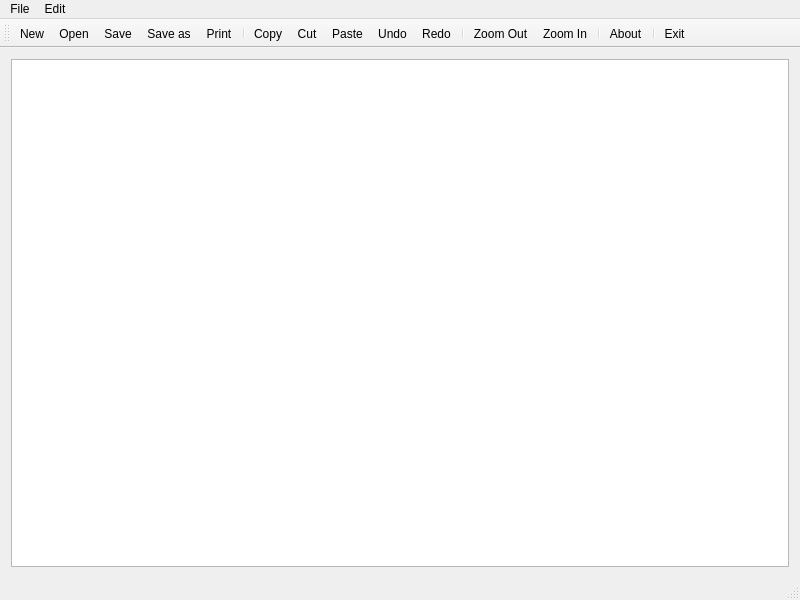
<?xml version="1.0" encoding="UTF-8"?>
<ui version="4.0">
  <class>Notepad</class>
  <widget class="QMainWindow" name="Notepad">
    <property name="geometry">
      <rect>
        <x>0</x>
        <y>0</y>
        <width>800</width>
        <height>600</height>
      </rect>
    </property>
    <property name="windowTitle">
      <string>Notepad</string>
    </property>
    <widget class="QWidget" name="centralWidget">
      <layout class="QVBoxLayout" name="verticalLayout">
        <item>
          <widget class="QTextEdit" name="textEdit"/>
        </item>
      </layout>
    </widget>
    <widget class="QMenuBar" name="menuBar">
      <property name="geometry">
        <rect>
          <x>0</x>
          <y>0</y>
          <width>800</width>
          <height>25</height>
        </rect>
      </property>
      <widget class="QMenu" name="menuFile">
        <property name="title">
          <string>File</string>
        </property>
        <addaction name="actionNew"/>
        <addaction name="actionOpen"/>
        <addaction name="actionSave"/>
        <addaction name="actionSave_as"/>
        <addaction name="actionPrint"/>
        <addaction name="separator"/>
        <addaction name="actionExit"/>
      </widget>
      <widget class="QMenu" name="menuEdit">
        <property name="title">
          <string>Edit</string>
        </property>
        <addaction name="actionCopy"/>
        <addaction name="actionCut"/>
        <addaction name="actionPaste"/>
        <addaction name="separator"/>
        <addaction name="actionUndo"/>
        <addaction name="actionRedo"/>
        <addaction name="separator"/>
        <addaction name="actionZoomOut"/>
        <addaction name="actionZoomIn"/>
      </widget>
      <addaction name="menuFile"/>
      <addaction name="menuEdit"/>
    </widget>
    <widget class="QToolBar" name="mainToolBar">
      <attribute name="toolBarArea">
        <enum>TopToolBarArea</enum>
      </attribute>
      <attribute name="toolBarBreak">
        <bool>false</bool>
      </attribute>
      <addaction name="actionNew"/>
      <addaction name="actionOpen"/>
      <addaction name="actionSave"/>
      <addaction name="actionSave_as"/>
      <addaction name="actionPrint"/>
      <addaction name="separator"/>
      <addaction name="actionCopy"/>
      <addaction name="actionCut"/>
      <addaction name="actionPaste"/>
      <addaction name="actionUndo"/>
      <addaction name="actionRedo"/>
      <addaction name="separator"/>
      <addaction name="actionZoomOut"/>
      <addaction name="actionZoomIn"/>
      <addaction name="separator"/>
      <addaction name="actionAbout"/>
      <addaction name="separator"/>
      <addaction name="actionExit"/>
    </widget>
    <widget class="QStatusBar" name="statusBar"/>
    <action name="actionNew">
      <property name="icon">
        <iconset resource="notepad.qrc">
          <normaloff>:/images/new.png</normaloff>:/images/new.png
        </iconset>
      </property>
      <property name="text">
        <string>New</string>
      </property>
      <property name="toolTip">
        <string>New text file</string>
      </property>
      <property name="shortcut">
        <string>Ctrl+N</string>
      </property>
    </action>
    <action name="actionOpen">
      <property name="icon">
        <iconset resource="notepad.qrc">
          <normaloff>:/images/open.png</normaloff>:/images/open.png
        </iconset>
      </property>
      <property name="text">
        <string>Open</string>
      </property>
      <property name="toolTip">
        <string>Open file</string>
      </property>
      <property name="shortcut">
        <string>Ctrl+O</string>
      </property>
    </action>
    <action name="actionSave">
      <property name="icon">
        <iconset resource="notepad.qrc">
          <normaloff>:/images/save.png</normaloff>:/images/save.png
        </iconset>
      </property>
      <property name="text">
        <string>Save</string>
      </property>
      <property name="toolTip">
        <string>Save file</string>
      </property>
      <property name="shortcut">
        <string>Ctrl+S</string>
      </property>
    </action>
    <action name="actionSave_as">
      <property name="icon">
        <iconset resource="notepad.qrc">
          <normaloff>:/images/save_as.png</normaloff>:/images/save_as.png
        </iconset>
      </property>
      <property name="text">
        <string>Save as</string>
      </property>
      <property name="toolTip">
        <string>Save file as</string>
      </property>
      <property name="shortcut">
        <string>Alt+S</string>
      </property>
    </action>
    <action name="actionPrint">
      <property name="icon">
        <iconset resource="notepad.qrc">
          <normaloff>:/images/print.png</normaloff>:/images/print.png
        </iconset>
      </property>
      <property name="text">
        <string>Print</string>
      </property>
      <property name="toolTip">
        <string>Print file</string>
      </property>
      <property name="shortcut">
        <string>Ctrl+P</string>
      </property>
    </action>
    <action name="actionExit">
      <property name="icon">
        <iconset theme="exit.png" resource="notepad.qrc">
          <normaloff>:/images/exit.png</normaloff>:/images/exit.png
        </iconset>
      </property>
      <property name="text">
        <string>Exit</string>
      </property>
      <property name="toolTip">
        <string>Exit Notepad</string>
      </property>
      <property name="shortcut">
        <string>Ctrl+Q</string>
      </property>
    </action>
    <action name="actionCopy">
      <property name="icon">
        <iconset resource="notepad.qrc">
          <normaloff>:/images/copy.png</normaloff>:/images/copy.png
        </iconset>
      </property>
      <property name="text">
        <string>Copy</string>
      </property>
      <property name="shortcut">
        <string>Ctrl+C</string>
      </property>
    </action>
    <action name="actionCut">
      <property name="icon">
        <iconset resource="notepad.qrc">
          <normaloff>:/images/cut.png</normaloff>:/images/cut.png
        </iconset>
      </property>
      <property name="text">
        <string>Cut</string>
      </property>
      <property name="shortcut">
        <string>Ctrl+X</string>
      </property>
    </action>
    <action name="actionPaste">
      <property name="icon">
        <iconset resource="notepad.qrc">
          <normaloff>:/images/paste.png</normaloff>:/images/paste.png
        </iconset>
      </property>
      <property name="text">
        <string>Paste</string>
      </property>
      <property name="shortcut">
        <string>Ctrl+V</string>
      </property>
    </action>
    <action name="actionUndo">
      <property name="icon">
        <iconset resource="notepad.qrc">
          <normaloff>:/images/edit_undo.png</normaloff>:/images/edit_undo.png
        </iconset>
      </property>
      <property name="text">
        <string>Undo</string>
      </property>
      <property name="shortcut">
        <string>Ctrl+Z</string>
      </property>
    </action>
    <action name="actionRedo">
      <property name="icon">
        <iconset resource="notepad.qrc">
          <normaloff>:/images/edit_redo.png</normaloff>:/images/edit_redo.png
        </iconset>
      </property>
      <property name="text">
        <string>Redo</string>
      </property>
      <property name="shortcut">
        <string>Ctrl+Y</string>
      </property>
    </action>
    <action name="actionZoomOut">
      <property name="icon">
        <iconset resource="notepad.qrc">
          <normaloff>:/images/zoom_out.png</normaloff>:/images/zoom_out.png
        </iconset>
      </property>
      <property name="text">
        <string>Zoom Out</string>
      </property>
      <property name="shortcut">
        <string>Ctrl+-</string>
      </property>
    </action>
    <action name="actionZoomIn">
      <property name="icon">
        <iconset resource="notepad.qrc">
          <normaloff>:/images/zoom_in.png</normaloff>:/images/zoom_in.png
        </iconset>
      </property>
      <property name="text">
        <string>Zoom In</string>
      </property>
      <property name="shortcut">
        <string>Ctrl+=</string>
      </property>
    </action>
    <action name="actionAbout">
      <property name="icon">
        <iconset resource="notepad.qrc">
          <normaloff>:/images/info.png</normaloff>:/images/info.png
        </iconset>
      </property>
      <property name="text">
        <string>About</string>
      </property>
      <property name="toolTip">
        <string>About Notepad</string>
      </property>
    </action>
  </widget>
  <layoutdefault spacing="6" margin="11"/>
  <resources>
    <include location="notepad.qrc"/>
  </resources>
  <connections/>
</ui>
